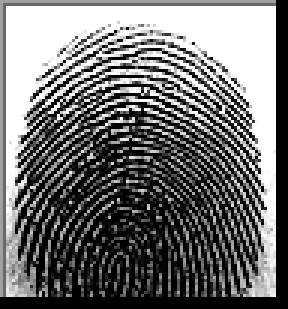
#> input picture test.BMP, 96 x 103 px (shown 3 times larger)
$ python -i minutiae.py   (imports and definitions only)
#> lines starting #> are read from the running program, lines starting #| are printed output that depends on the picture; after the words box and inside, x2 and y2 are one past the last pixel; in counts of white or black regions, pixels touching at a corner belong together
from cv2 import cv2
import numpy as np
from kd_tree import Node
from kd_tree import KDTree

def extract_minutiae(image_path):
#> called with image_path = 'test.BMP'
    image = cv2.imread(image_path,cv2.IMREAD_GRAYSCALE)
#> image is the input picture: shape (103, 96); min 0, max 255, mean 113
    image_blur = cv2.GaussianBlur(image,(5,5),0)
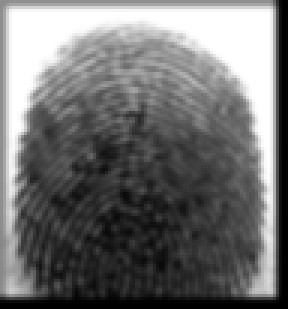
#> image_blur: shape (103, 96) (shown 3 times larger); min 0, max 255, mean 112.8
    _,image_thresh = cv2.threshold(image_blur,120,255,cv2.THRESH_BINARY_INV)
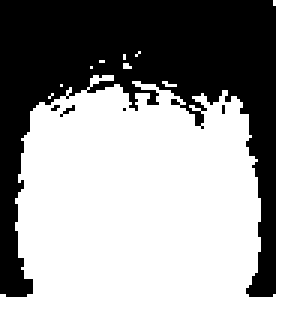
#> image_thresh: shape (103, 96) (shown 3 times larger); 60.1% white; 5 black regions (4 under 20 px)
    image_contours,_ = cv2.findContours(image_thresh,cv2.RETR_EXTERNAL,cv2.CHAIN_APPROX_SIMPLE)
#> image_contours = 9 contours, 8 with area under 20; largest, box (x1, y1, x2, y2) and area: (0, 0, 96, 103) 5628
    image_minutiae = np.zeros_like(image,dtype=np.uint8)
    far_points = []
    for i in image_contours:
        hull = cv2.convexHull(i,returnPoints=False)
        try:
            defects = cv2.convexityDefects(i, np.array([hull]))
            if defects is not None:
                for j in range(defects.shape[0]):
                    s, e, f, _ = defects[j, 0]
                    start = tuple(i[s][0])
                    end = tuple(i[e][0])
                    far = tuple(i[f][0])
                    far_points.append(far)
                    cv2.circle(image_minutiae, far, 3, (255, 255, 255), -1)
        except cv2.error as e:
            continue
#> this loop made 9 passes
#> (i, hull) on passes 1, 2, 4, 5, 6, 7, 8: ([[17, 31], [16, 32]], [0, 1]), ([[20, 28]], [0]), ([[30, 22]], [0]), ([[41, 21], [41, 22], [43, 22], [42, 21]], [3, 2, 1, 0]), ([[33, 20], [34, 20]], [1, 0]), ([[41, 18], [41, 19]], [1, 0]), ([[46, 17], [45, 18]], [0, 1])
#> (hull, defects) on pass 3: ([4, 2, 1, 0], [[2, 4, 3, 162]])
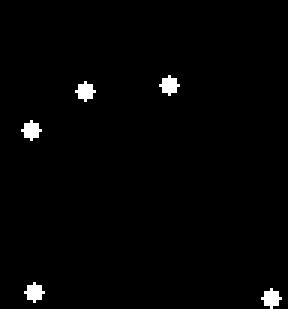
#> image_minutiae: shape (103, 96) (shown 3 times larger); 1.5% white; 5 white regions, box (x1, y1, x2, y2) and area: (53, 25, 60, 32) 29, (25, 27, 32, 34) 29, (7, 40, 14, 47) 29, (8, 94, 15, 101) 29, (87, 96, 94, 103) 29
#> after the loop, far_points = [(56, 28), (90, 99), (28, 30), (10, 43), (11, 97)]
    return far_points

def euclidean_distance(point1,point2):
    if point1 is None or point2 is None:
        return float('inf')
    return ((point1[0]-point2[0])**2 + (point1[1]-point2[1]) ** 2) ** 0.5

def match_fingerprints(q_point, r_tree, threshold):
    matches = []
    for i in q_point:
        n_point = r_tree.find_nearest_neighbor(i)
        dis = euclidean_distance(i,n_point)
        if dis <= threshold:
            matches.append((i,n_point))
    return matches

>>> result = extract_minutiae('test.BMP')
#> result = [(56, 28), (90, 99), (28, 30), (10, 43), (11, 97)]
